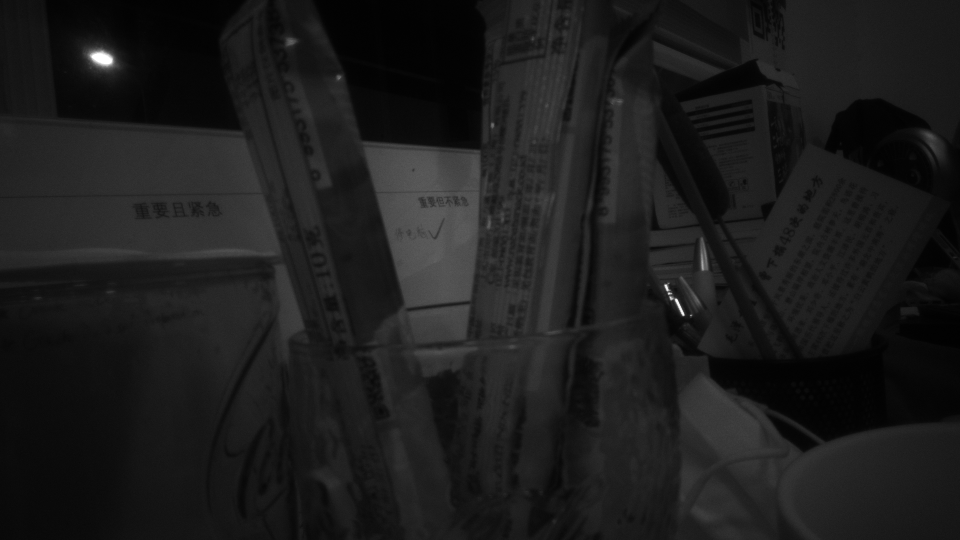
#> input picture test_raw.png, 1920 x 1080 px (shown at 1/2 size)
$ python histogramRaw.py
#> lines starting #> are read from the running program, lines starting #| are printed output that depends on the picture
from matplotlib import pyplot as plt  # 可视化相关
import cv2

if __name__ == '__main__':
    raw_data = cv2.imread("test_raw.png", cv2.IMREAD_UNCHANGED)
#> raw_data is the input picture: shape (1080, 1920) uint16; min 0, max 65408, mean 7307.6

    # 遍历像素统计灰度直方图
    bins = [0] * 65535
    for i in range(raw_data.shape[0]):
        # print(i + 1, '/', raw_data.shape[0])
        for j in range(raw_data.shape[1]):
            bins[int(raw_data[i, j])] += 1

    # 435i的Raw数据是16bit，但并非是真正的16bit，而是10bit数据拉伸后(乘以64)得到的
    bins_compressed = [9] * 1024
    for i in range(0, len(bins), 64):
        bins_compressed[int(i / 64)] = bins[i]

    for i in range(len(bins_compressed)):
        print(i, '\t', bins_compressed[i])

    # 绘制灰度直方图
    plt.figure(1)
    plt.bar(range(len(bins_compressed)), bins_compressed)

    plt.show()
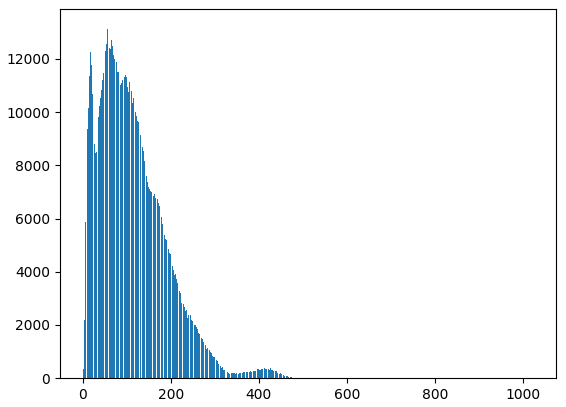
#> figure drawn by matplotlib, 1 panel; tallest bar 13227 high, from x = 57.6 to 58.4
